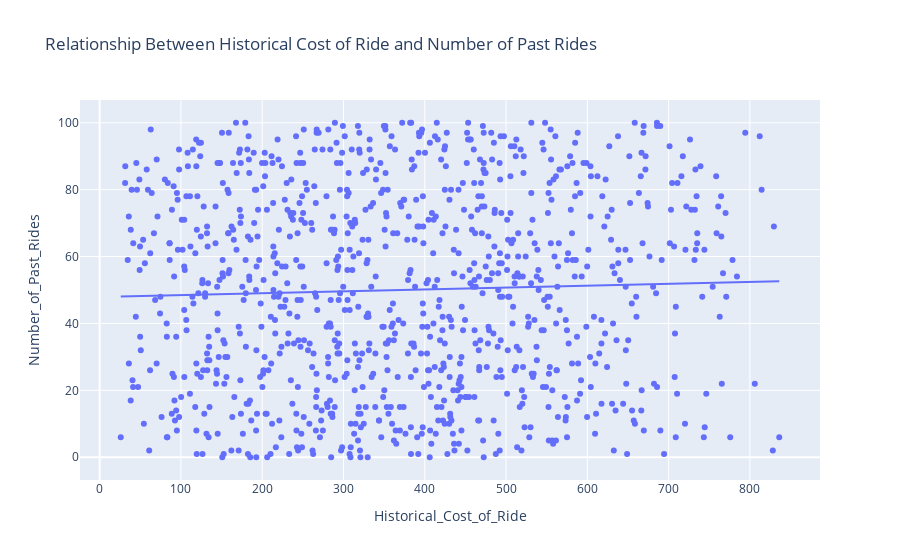

Notebook source saved alongside this figure:
### Markdown cell above
Relationship Between Historical Cost of Ride and Number of Past Rides

### Code cell
figure = plx.scatter( data, x="Historical_Cost_of_Ride",
                     y= "Number_of_Past_Rides",
                     title = "Relationship Between Historical Cost of Ride and Number of Past Rides",
                     trendline = 'ols')
figure.show()

### Figure 1 — Plotly figure (JSON) as saved in the notebook; plotly's stock layout.template omitted (floating-point values rounded to 4 significant figures; data arrays with more than 128 entries replaced by an {"elided": "..."} marker saying what was removed)
{"data": [{"hovertemplate": "Historical_Cost_of_Ride=%{x}<br>Number_of_Past_Rides=%{y}<extra></extra>", "legendgroup": "", "marker": {"color": "#636efa", "symbol": "circle"}, "mode": "markers", "name": "", "orientation": "v", "showlegend": false, "type": "scatter", "x": {"elided": "1000 float values"}, "xaxis": "x", "y": {"elided": "1000 int values"}, "yaxis": "y"}, {"hovertemplate": "<b>OLS trendline</b><br>Number_of_Past_Rides = 0.00561637 * Historical_Cost_of_Ride + 47.9389<br>R<sup>2</sup>=0.001286<br><br>Historical_Cost_of_Ride=%{x}<br>Number_of_Past_Rides=%{y} <b>(trend)</b><extra></extra>", "legendgroup": "", "marker": {"color": "#636efa", "symbol": "circle"}, "mode": "lines", "name": "", "showlegend": false, "type": "scatter", "x": {"elided": "1000 float values"}, "xaxis": "x", "y": {"elided": "1000 float values"}, "yaxis": "y"}], "layout": {"legend": {"tracegroupgap": 0}, "title": {"text": "Relationship Between Historical Cost of Ride and Number of Past Rides"}, "xaxis": {"anchor": "y", "domain": [0, 1], "title": {"text": "Historical_Cost_of_Ride"}}, "yaxis": {"anchor": "x", "domain": [0, 1], "title": {"text": "Number_of_Past_Rides"}}}}
